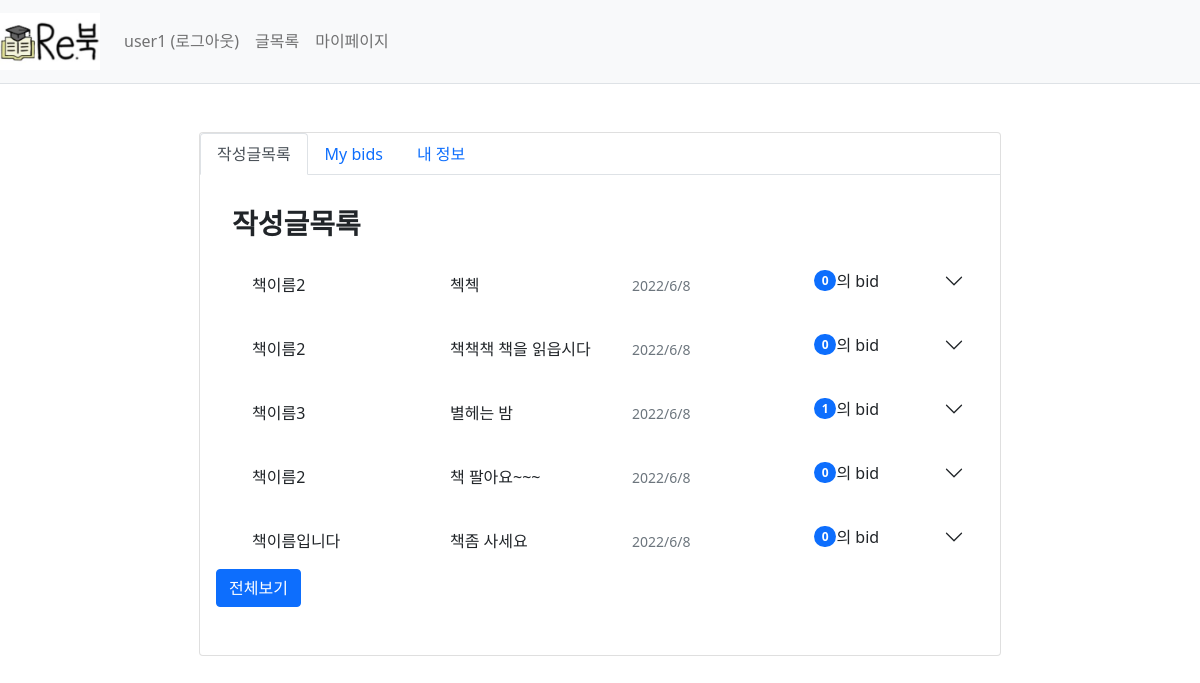
Page /mypage/list (signed in) on the committed database.
### webproject/models.py (models this page shows)
class User(db.Model):
    id = db.Column(db.Integer, primary_key =True)
    username = db.Column(db.String(150), unique=True, nullable=False)
    password = db.Column(db.String(200), nullable=False)
    email = db.Column(db.String(120), unique=True, nullable=False)

class BookInfo(db.Model): # 책 정보
    __tablename__ = 'bookinfo'
    id = db.Column(db.Integer, primary_key=True)
    name = db.Column(db.String(200),nullable=False) #책이름
    author = db.Column(db.String(200),nullable=False) #저자
    school = db.Column(db.String(200),nullable=False) #학교
    department = db.Column(db.String(200),nullable=False) #학과
    price = db.Column(db.Integer, nullable=False)

class Post(db.Model): #판매페이지
    id = db.Column(db.Integer, primary_key=True)
    subject = db.Column(db.String(200), nullable=False)
    content = db.Column(db.Text(),nullable=False)
    isparcel = db.Column(db.Boolean(), nullable=True,server_default='True')  # True: 택배, False: 직거래
    create_date = db.Column(db.DateTime(), nullable=False)
    img_path = db.Column(db.String(), nullable=True, server_default='1')  # 요거는 나중에 추가해보자
    book_info_id = db.Column(db.Integer, db.ForeignKey('bookinfo.id', ondelete='CASCADE'))
    book = db.relationship('BookInfo', backref=db.backref('post_set'))
    user_id = db.Column(db.Integer, db.ForeignKey('user.id', ondelete='CASCADE'), nullable=False)
    user = db.relationship('User', backref=db.backref('post_set'))

### webproject/views/mypage_views.py (the view)
@bp.route('/list')
@login_required
def _list():
    user_id=session.get('user_id')
    post_list = Post.query.filter(Post.user_id==user_id).order_by(Post.create_date.desc())
    reply_list = Reply.query.filter(Reply.user_id==user_id).order_by(Reply.create_date.desc())
    return render_template('mypage/mypage_list.html', post_list=post_list, reply_list=reply_list)

### webproject/views/auth_views.py (called while the page is built)
def login_required(view):
    @functools.wraps(view)
    def wrapped_view(**kwargs):
        if g.user is None:
            return redirect(url_for('auth.login'))
        return view(**kwargs)
    return wrapped_view

@bp.before_app_request
def load_logged_in_user():
    user_id=session.get('user_id')
    if user_id is None:
        g.user = None
    else:
        g.user = User.query.get(user_id)

@bp.before_app_request
def load_logged_in_user():
    user_id=session.get('user_id')
    if user_id is None:
        g.user = None
    else:
        g.user = User.query.get(user_id)

### webproject/templates/mypage/mypage_list.html (shortened to what this page needs)
{% extends 'base.html' %}
{% block content%}
<div class="d-flex justify-content-center mt-5">
    <div class="card">
<nav>
  <div class="nav nav-tabs" id="nav-tab" role="tablist">
    <button class="nav-link active" id="nav-home-tab" data-bs-toggle="tab" data-bs-target="#nav-home" type="button" role="tab" aria-controls="nav-home" aria-selected="true">작성글목록</button>
    <button class="nav-link" id="nav-profile-tab" data-bs-toggle="tab" data-bs-target="#nav-profile" type="button" role="tab" aria-controls="nav-profile" aria-selected="false">My bids</button>
    <button class="nav-link" id="nav-contact-tab" data-bs-toggle="tab" data-bs-target="#nav-contact" type="button" role="tab" aria-controls="nav-contact" aria-selected="false">내 정보</button>
  </div>
</nav>
<div class="tab-content" id="nav-tabContent">
  <div class="tab-pane fade show active" id="nav-home" role="tabpanel" aria-labelledby="nav-home-tab" tabindex="0" style="overflow-y:scroll;">
    <div class="card-body" style="width:50em; height:30em;" >
        <h3 class="mt-3 ms-3"><b>작성글목록</b></h3>
    {%if post_list[0]%}
    {%for i in range(5)%}
    {%if post_list[i]%}
    <div class="accordion accordion-flush" id="accordionFlushExample">
      <div class="accordion-item">
          <button class="accordion-button collapsed" type="button" data-bs-toggle="collapse" data-bs-target="#flush-collapse{{i}}" aria-expanded="false" aria-controls="flush-collapseOne">
                <div class="ms-3 col-md-3 mt-2" style="float:left;">{{post_list[i].book.name}}</div>
                <div class="ms-3 col-md-3 mt-2" style="float:left;">{{post_list[i].subject}}</div>
                <div class="col-md-2 mt-2 col-md-3 " style="float:right;"><small class="text-muted">{{post_list[i].create_date.year}}/{{post_list[i].create_date.month}}/{{post_list[i].create_date.day}}</small></div>
              <span class="badge bg-primary rounded-pill ">{{post_list[i].reply_set|length}}</span>
              <span>의 bid</span>
          </button>
      </div>
    </div>
    {%endif%}
    {%endfor%}
                <a href="{{url_for('mypage.post_all')}}">
                <button class="btn btn-primary" >전체보기</button>
                </a>
    {%else%}
        <p>작성 글이 없습니다</p>
    {%endif%}
    </div>
  </div>
</div>
</div>
</div>
{% endblock %}

### webproject/templates/base.html (shortened to what this page needs)
<!doctype html>
<html lang="kor">
<head>
    <link rel="stylesheet" href="{{ url_for('static',filename='bootstrap.min.css') }}">
    <link rel="stylesheet" href="{{ url_for('static', filename='style.css') }}">
</head>
<body>
<nav class="navbar navbar-expand-lg navbar-light bg-light border-bottom">
    <a class="navbar-brand" href="{{url_for('main.index')}}"><img src="{{url_for('static',filename='logo.jpg')}}" alt="re 북" width="100px"></a>
    <div class="collapse navbar-collapse flex-grow-0" id="navbarNav">
        {% if g.user %}
        <ul class="navbar-nav">
            <li class="nav-item">
                <a class="nav-link" href="{{ url_for('auth.logout') }}">{{ g.user.username }} (로그아웃)</a>
            </li>
        </ul>
        {% endif %}
        <ul class="navbar-nav">
            <li class="nav-item">
                <a class="nav-link" href="/post">글목록</a>
            </li>
            <li class="nav-item">
                <a class="nav-link" href="/mypage/list">마이페이지</a>
            </li>
        </ul>
    </div>
</nav>
{% block content %}{% endblock %}
</body>
</html>

### rows in the picture
User: user.username "user1"
BookInfo: name "책이름2"
Post: subject "첵첵", create_date "2022", create_date "6", create_date "8"
BookInfo: name "책이름2"
Post: subject "책책책 책을 읽읍시다", create_date "2022", create_date "6", create_date "8"
BookInfo: name "책이름3"
Post: subject "별헤는 밤", create_date "2022", create_date "6", create_date "8"
BookInfo: name "책이름2"
Post: subject "책 팔아요~~~", create_date "2022", create_date "6", create_date "8"
BookInfo: name "책이름입니다"
Post: subject "책좀 사세요", create_date "2022", create_date "6", create_date "8"

### other values in the picture
{{ post_list[i].reply_set|length }} "0" "0" "1" "0" "0"
